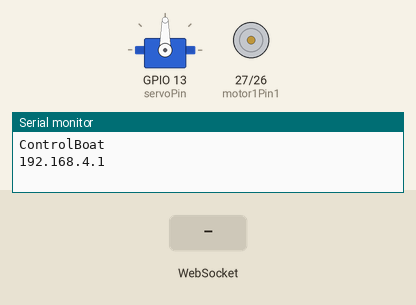
Recording of a sketch running on a simulated ESP32. On the bench: servo, motor-driver pin pairs drawn as motors (green arrow = first pin HIGH = forward, orange = second pin HIGH = backward, longer = more drive, scaled by the enable pin), the last lines printed to the serial monitor. The test bench sets the inputs (shaded band). Storage starts empty.

Above: at 3.2 s.
3.3 s: WebSocket text "motor_on" received
At 4.1 s:
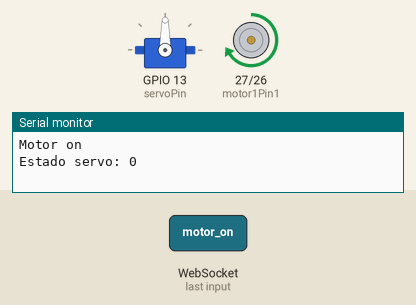
5.2 s: WebSocket text "right" received
At 6.0 s:
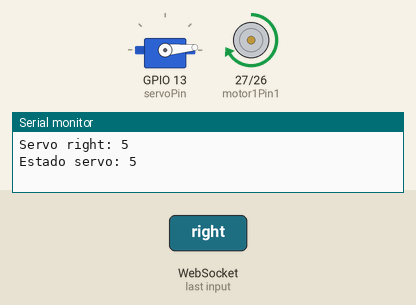
6.7 s: WebSocket text "motor_off" received
At 7.7 s:
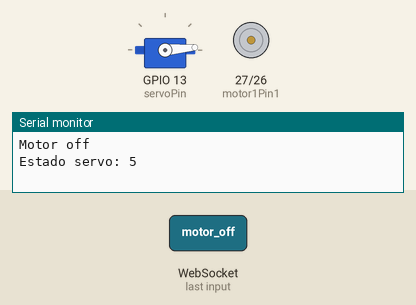
8.6 s: WebSocket text "Motor_backward" received
At 10.1 s:
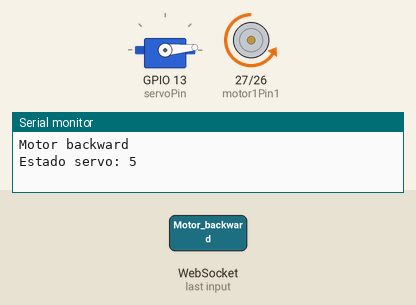
10.5 s: WebSocket text "motor_off" received
At 10.66 s:
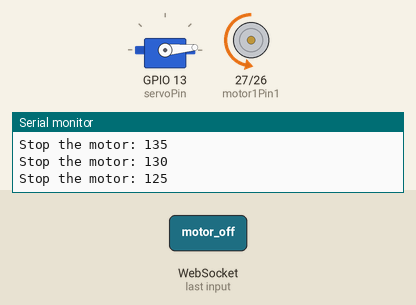
Timing chart, 0 to 13.4 s (numbered marks = the images above; inputs shaded):
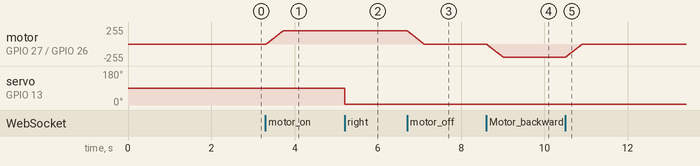

Measured:
- after the input at 3.3 s, motor on GPIO 27 (motor1Pin1) / GPIO 26 (motor1Pin2): moves from stopped to forward 199/255 over 0.40 s, starting at once
- after the input at 5.2 s, servo on GPIO 13 (servoPin): 90° → 5° at once
- after the input at 6.7 s, motor on GPIO 27 (motor1Pin1) / GPIO 26 (motor1Pin2): moves from forward 199/255 to stopped over 0.40 s, starting at once
- after the input at 8.6 s, motor on GPIO 27 (motor1Pin1) / GPIO 26 (motor1Pin2): moves from stopped to backward 199/255 over 0.40 s, starting at once
- after the input at 10.5 s, motor on GPIO 27 (motor1Pin1) / GPIO 26 (motor1Pin2): moves from backward 199/255 to stopped over 0.40 s, starting at once

The sketch:

barco_main.ino
```cpp
#include <WiFi.h>
#include <ESPAsyncWebServer.h>
#include <SPIFFS.h>
#include <WebSocketsServer.h>
#include <ESP32Servo.h>
#include <ArduinoJson.h>

const uint8_t ledPin = 2;
Servo directionServo;  // create servo object to control a servo

// Recommended PWM GPIO pins on the ESP32 include 2,4,12-19,21-23,25-27,32-33
int servoPin = 13;
int servoState = 0;
JsonDocument doc;

AsyncWebServer server(80);
WebSocketsServer websockets(81);

// Motor A
int motor1Pin1 = 27;
int motor1Pin2 = 26;
int enable1Pin = 14;
bool motorStopped = true;
String boatDir = "forward";

// Setting PWM properties
const int freq = 30000;
const int pwmChannel = 0;
const int resolution = 8;
int dutyCycle = 200;

// HTML web page to handle 3 input fields (input1, input2, input3)
const char index_html[] PROGMEM = R"rawliteral(
<!DOCTYPE html>
<html lang="en">
<head>
    <meta charset="UTF-8">
    <meta name="viewport" content="width=device-width, initial-scale=1.0">
    <title>Document</title>
</head>
<body>
    <div style="text-align:center;">
        <h1>ESP32 CONTROL PANEL</h1>
        <h3>Motor</h3>
        <button onclick="turnMotorOn()">Start</button>
        <button onclick="turnMotorOff()">Stop</button>
        <br>
        <button onclick="motorForward()">Forward</button>
        <button onclick="motorBackward()">Backward</button>
        <br>
        <button onclick="motorDecrease()">Decrease</button>
        <button onclick="motorIncrease()">Increase</button>
        <br>
        Current speed: <span id="speed"></span><br>
        Direction: <span id="direction"></span><br>
        Motor state: <span id="motor_state"></span><br>
        <h3>Servo</h3>
        <button onclick="turnLeft()">Left</button>
        <button onclick="turnRight()">Right</button>
        <br>
        Valor del servo: <span id="servo"></span>
        <h3>Messages</h3>
        <span id='message'></span>
    </div>
    <script>
        let socketConnection = new WebSocket('ws://' + location.hostname + ':81');
        var somePackage = {};
        somePackage.connect = function()  {
            var ws = new WebSocket('ws://'+document.location.host+ ':81');
            ws.onopen = function() {
                console.log('ws connected');
                somePackage.ws = ws;
            };
            ws.onerror = function() {
                console.log('ws error');
            };
            ws.onclose = function() {
                console.log('ws closed');
            };
            ws.onmessage = function(msgevent) {
                var json_data = JSON.parse(msgevent.data);
                var msg = msgevent.data;
                if (json_data["servoState"]) {
                  document.getElementById("servo").innerHTML = json_data["servoState"];
                }
                if (json_data["message"]) {
                  document.getElementById("message").innerHTML = json_data["message"];
                }
                if (json_data["speed"]) {
                  document.getElementById("speed").innerHTML = json_data["speed"];
                }
                if (json_data["motorDir"]) {
                  document.getElementById("direction").innerHTML = json_data["motorDir"];
                }
                if (json_data["motorState"]) {
                  document.getElementById("motor_state").innerHTML = json_data["motorState"];
                }

                console.log('in :', msg);
                // message received, do something
            };
        };

        somePackage.send = function(msg) {
            if (!this.ws) {
                console.log('no connection');
                return;
            }
            console.log('out:', msg)
            //this.ws.send(window.JSON.stringify(msg));
            this.ws.send(msg);
        };
        somePackage.connect();
        const turnLeft = () => somePackage.send("Left");
        const turnRight = () => somePackage.send("Right");
        const turnMotorOn = () => somePackage.send("Motor_on");
        const turnMotorOff = () => somePackage.send("Motor_off");
        const motorForward = () => somePackage.send("Motor_forward");
        const motorBackward = () => somePackage.send("Motor_backward");
        const motorDecrease = () => somePackage.send("Motor_decrease");
        const motorIncrease = () => somePackage.send("Motor_increase");
    </script>
</body>
</html>)rawliteral";

void setup() {

  // Sets the pins as outputs:
  // Motors.
  pinMode(motor1Pin1, OUTPUT);
  pinMode(motor1Pin2, OUTPUT);
  pinMode(enable1Pin, OUTPUT);

  // configure LED PWM functionalitites
  ledcSetup(pwmChannel, freq, resolution);

  // attach the channel to the GPIO to be controlled
  ledcAttachPin(enable1Pin, pwmChannel);

  Serial.begin(115200);
  directionServo.setPeriodHertz(50);
  directionServo.attach(servoPin);
  //pinMode(ledPin, OUTPUT);
  delay(2000);
  WiFi.softAP("ControlBoat", "");
  Serial.println("\nControlBoat");
  Serial.println(WiFi.softAPIP());

  if (!SPIFFS.begin(true)) {
    Serial.println("Error al montar SPIFFS");
    return;
  }

  server.on("/", HTTP_GET, [](AsyncWebServerRequest *request) {
    request->send(200, "text/html", index_html);
  });
  server.onNotFound(notFound);
  server.begin();

  websockets.begin();
  websockets.onEvent(webSocketEvent);
}

void changeDirection(String newDir) {
  // Do not change the direction if the boat
  // alredy have the new direction.
  if (newDir.equalsIgnoreCase(boatDir)) {
    return;
  }

  int currentPower = dutyCycle;
  stopMotor();

  if (boatDir.equalsIgnoreCase("forward")) {
    boatDir = "backward";

  } else {
    boatDir = "forward";
  }
  startMotor();
  Serial.println("Motor changed direction: " + boatDir);
}

void changeSpeed(String speed) {
  if (speed.equalsIgnoreCase("increase") && dutyCycle < 255) {
    dutyCycle += 5;
    ledcWrite(pwmChannel, dutyCycle);
  }
  else if (speed.equalsIgnoreCase("decrease") && dutyCycle > 200) {
    dutyCycle -= 5;
    ledcWrite(pwmChannel, dutyCycle);
  }
  else {
    Serial.println("Could not " + speed + " the speed");
  }
}

void stopMotor() {
  if (motorStopped) {
    return;
  }
  int currentPower = dutyCycle;
  while (currentPower >= 0) {
    ledcWrite(pwmChannel, currentPower);
    Serial.print("Stop the motor: ");
    Serial.println(currentPower);
    currentPower -= 5;
    delay(10);
  }
  digitalWrite(motor1Pin1, LOW);
  digitalWrite(motor1Pin2, LOW);
  motorStopped = true;
  Serial.println("Motor stopped");
}

void startMotor() {
  if (!motorStopped) {
    return;
  }
  int currentPower = 0;
  if (boatDir.equalsIgnoreCase("forward")) {
    digitalWrite(motor1Pin1, HIGH);
    digitalWrite(motor1Pin2, LOW);

  } else {
    digitalWrite(motor1Pin1, LOW);
    digitalWrite(motor1Pin2, HIGH);
  }

  while (currentPower <= dutyCycle) {
    ledcWrite(pwmChannel, currentPower);
    Serial.print("Accelerating the motor: ");
    Serial.println(currentPower);
    currentPower += 5;
    delay(10);
  }
  Serial.println("Motor started");
  motorStopped = false;
}

void loop() {
  websockets.loop();
}

bool moveServo(String dir) {
  if (dir.equalsIgnoreCase("left") && servoState >= 5) {
    servoState -= 5;
    String servoString = (String)servoState;
    directionServo.write(servoState);
    Serial.println("LEFT: " + servoString);
  } else if (dir.equalsIgnoreCase("right") && servoState <= 175) {
    servoState += 5;
    String servoString = (String)servoState;
    directionServo.write(servoState);
    Serial.println("right: " + servoString);
  } else {
    return false;
  }
}

void webSocketEvent(uint8_t num, WStype_t type, uint8_t *payload, size_t length) {
  switch (type) {
    case WStype_DISCONNECTED:
      Serial.printf("[%u] Desconectado!\n", num);
      break;
    case WStype_CONNECTED:
      {
        IPAddress ip = websockets.remoteIP(num);
        Serial.printf("[%u] Conectado en %d.%d.%d.%d\n", num, ip[0], ip[1], ip[2], ip[4]);
        sendMessage(num, "Conectado al servidor");
      }
      break;
    case WStype_TEXT:
      Serial.printf("[%u] Mensaje recibido: %s\n", num, payload);
      String msg = String((char *)(payload));

      if (msg.equalsIgnoreCase("left")) {
        String servoString = (String)servoState;
        if (moveServo("left") == false) {

          sendMessage(num, "No se puede girar más a la izquierda: " + servoString);
        }
        else {
          servoString = (String)servoState;
          sendMessage(num, "Servo left: " + servoString);
        }
      } else if (msg.equalsIgnoreCase("right")) {

        String servoString = (String)servoState;
        if (moveServo("right") == false) {
          sendMessage(num, "No se puede girar más a la derecha: " + servoString);
        }
        else {
          servoString = (String)servoState;
          sendMessage(num, "Servo right: " + servoString);
        }
      } else if(msg.equalsIgnoreCase("motor_on")) {
        startMotor();
        sendMessage(num, "Motor on");
      } else if(msg.equalsIgnoreCase("motor_off")) {
        stopMotor();
        sendMessage(num, "Motor off");
      } else if(msg.equalsIgnoreCase("Motor_backward")) {
        changeDirection("backward");
        sendMessage(num, "Motor backward");
      } else if(msg.equalsIgnoreCase("Motor_forward")) {
        changeDirection("forward");
        sendMessage(num, "Motor forward");
      } else if(msg.equalsIgnoreCase("Motor_increase")) {
        changeSpeed("increase");
        sendMessage(num, "Motor increase");
      } else if(msg.equalsIgnoreCase("Motor_decrease")) {
        changeSpeed("decrease");
        sendMessage(num, "Motor decrease");
      }
  }
}

void sendMessage(uint8_t num, String message) {
  String servoString = (String)servoState;
  doc["message"] = message;
  doc["servoState"] = servoString;
  if (motorStopped) {
    doc["motorState"] = "Stopped";
  }
  else {
    doc["motorState"] = "Running";
  }
  doc["speed"] = dutyCycle;
  doc["motorDir"] = boatDir;

  String jsonString;
  size_t len = serializeJson(doc, jsonString);
  Serial.println(jsonString);
  websockets.sendTXT(num, jsonString);
  Serial.println(message);
  Serial.println("Estado servo: " + servoString);
}

void notFound(AsyncWebServerRequest *request) {
  request->send(404, "text/plain", "Página no encontrada!");
}
```
